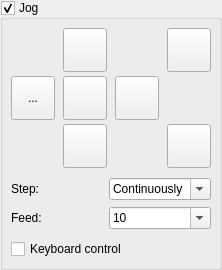
            <widget class="GroupBox" name="grpJog">
             <property name="title">
              <string>Jog</string>
             </property>
             <property name="checkable">
              <bool>true</bool>
             </property>
             <property name="overrided" stdset="0">
              <bool>false</bool>
             </property>
             <layout class="QVBoxLayout" name="verticalLayout_11">
              <property name="leftMargin">
               <number>8</number>
              </property>
              <property name="topMargin">
               <number>8</number>
              </property>
              <property name="rightMargin">
               <number>8</number>
              </property>
              <property name="bottomMargin">
               <number>8</number>
              </property>
              <item>
               <widget class="QWidget" name="widgetJog" native="true">
                <layout class="QVBoxLayout" name="verticalLayout_9">
                 <property name="spacing">
                  <number>10</number>
                 </property>
                 <property name="leftMargin">
                  <number>0</number>
                 </property>
                 <property name="topMargin">
                  <number>0</number>
                 </property>
                 <property name="rightMargin">
                  <number>0</number>
                 </property>
                 <property name="bottomMargin">
                  <number>0</number>
                 </property>
                 <item>
                  <layout class="QGridLayout" name="gridLayout_3">
                   <property name="horizontalSpacing">
                    <number>8</number>
                   </property>
                   <property name="verticalSpacing">
                    <number>4</number>
                   </property>
                   <item row="2" column="0">
                    <widget class="StyledToolButton" name="cmdXMinus">
                     <property name="sizePolicy">
                      <sizepolicy hsizetype="Fixed" vsizetype="Fixed">
                       <horstretch>0</horstretch>
                       <verstretch>0</verstretch>
                      </sizepolicy>
                     </property>
                     <property name="minimumSize">
                      <size>
                       <width>44</width>
                       <height>44</height>
                      </size>
                     </property>
                     <property name="toolTip">
                      <string>X-</string>
                     </property>
                     <property name="text">
                      <string>...</string>
                     </property>
                     <property name="icon">
                      <iconset resource="images.qrc">
                       <normaloff>:/images/1401561986_chevron-left.png</normaloff>:/images/1401561986_chevron-left.png</iconset>
                     </property>
                     <property name="iconSize">
                      <size>
                       <width>30</width>
                       <height>30</height>
                      </size>
                     </property>
                     <property name="shortcut">
                      <string>Ctrl+Left</string>
                     </property>
                    </widget>
                   </item>
                   <item row="3" column="1">
                    <layout class="QHBoxLayout" name="horizontalLayout_13">
                     <property name="spacing">
                      <number>0</number>
                     </property>
                     <item>
                      <widget class="StyledToolButton" name="cmdYMinus">
                       <property name="sizePolicy">
                        <sizepolicy hsizetype="Fixed" vsizetype="Fixed">
                         <horstretch>0</horstretch>
                         <verstretch>0</verstretch>
                        </sizepolicy>
                       </property>
                       <property name="minimumSize">
                        <size>
                         <width>44</width>
                         <height>44</height>
                        </size>
                       </property>
                       <property name="toolTip">
                        <string>Y-</string>
                       </property>
                       <property name="text">
                        <string/>
                       </property>
                       <property name="icon">
                        <iconset resource="images.qrc">
                         <normaloff>:/images/1401562173_chevron-down.png</normaloff>:/images/1401562173_chevron-down.png</iconset>
                       </property>
                       <property name="iconSize">
                        <size>
                         <width>30</width>
                         <height>30</height>
                        </size>
                       </property>
                       <property name="shortcut">
                        <string>Ctrl+Down</string>
                       </property>
                      </widget>
                     </item>
                    </layout>
                   </item>
                   <item row="2" column="2">
                    <widget class="StyledToolButton" name="cmdXPlus">
                     <property name="sizePolicy">
                      <sizepolicy hsizetype="Fixed" vsizetype="Fixed">
                       <horstretch>0</horstretch>
                       <verstretch>0</verstretch>
                      </sizepolicy>
                     </property>
                     <property name="minimumSize">
                      <size>
                       <width>44</width>
                       <height>44</height>
                      </size>
                     </property>
                     <property name="toolTip">
                      <string>X+</string>
                     </property>
                     <property name="text">
                      <string/>
                     </property>
                     <property name="icon">
                      <iconset resource="images.qrc">
                       <normaloff>:/images/1401562173_chevron-right.png</normaloff>:/images/1401562173_chevron-right.png</iconset>
                     </property>
                     <property name="iconSize">
                      <size>
                       <width>30</width>
                       <height>30</height>
                      </size>
                     </property>
                     <property name="shortcut">
                      <string>Ctrl+Right</string>
                     </property>
                    </widget>
                   </item>
                   <item row="0" column="1">
                    <layout class="QHBoxLayout" name="horizontalLayout_12">
                     <property name="spacing">
                      <number>0</number>
                     </property>
                     <item>
                      <widget class="StyledToolButton" name="cmdYPlus">
                       <property name="sizePolicy">
                        <sizepolicy hsizetype="Fixed" vsizetype="Fixed">
                         <horstretch>0</horstretch>
                         <verstretch>0</verstretch>
                        </sizepolicy>
                       </property>
                       <property name="minimumSize">
                        <size>
                         <width>44</width>
                         <height>44</height>
                        </size>
                       </property>
                       <property name="toolTip">
                        <string>Y+</string>
                       </property>
                       <property name="text">
                        <string/>
                       </property>
                       <property name="icon">
                        <iconset resource="images.qrc">
                         <normaloff>:/images/1401562173_chevron-up.png</normaloff>:/images/1401562173_chevron-up.png</iconset>
                       </property>
                       <property name="iconSize">
                        <size>
                         <width>30</width>
                         <height>30</height>
                        </size>
                       </property>
                       <property name="shortcut">
                        <string>Ctrl+Up</string>
                       </property>
                      </widget>
                     </item>
                    </layout>
                   </item>
                   <item row="0" column="3">
                    <layout class="QHBoxLayout" name="horizontalLayout_25">
                     <property name="spacing">
                      <number>0</number>
                     </property>
                     <item>
                      <spacer name="horizontalSpacer">
                       <property name="orientation">
                        <enum>Qt::Horizontal</enum>
                       </property>
                       <property name="sizeHint" stdset="0">
                        <size>
                         <width>0</width>
                         <height>20</height>
                        </size>
                       </property>
                      </spacer>
                     </item>
                     <item>
                      <widget class="StyledToolButton" name="cmdZPlus">
                       <property name="sizePolicy">
                        <sizepolicy hsizetype="Fixed" vsizetype="Fixed">
                         <horstretch>0</horstretch>
                         <verstretch>0</verstretch>
                        </sizepolicy>
                       </property>
                       <property name="minimumSize">
                        <size>
                         <width>44</width>
                         <height>44</height>
                        </size>
                       </property>
                       <property name="toolTip">
                        <string>Z+</string>
                       </property>
                       <property name="text">
                        <string/>
                       </property>
                       <property name="icon">
                        <iconset resource="images.qrc">
                         <normaloff>:/images/1401562699_icon-arrow-up-b.png</normaloff>:/images/1401562699_icon-arrow-up-b.png</iconset>
                       </property>
                       <property name="iconSize">
                        <size>
                         <width>28</width>
                         <height>28</height>
                        </size>
                       </property>
                       <property name="shortcut">
                        <string>Ctrl+PgUp</string>
                       </property>
                      </widget>
                     </item>
                    </layout>
                   </item>
                   <item row="3" column="3">
                    <layout class="QHBoxLayout" name="horizontalLayout_26">
                     <property name="spacing">
                      <number>0</number>
                     </property>
                     <item>
                      <spacer name="horizontalSpacer_2">
                       <property name="orientation">
                        <enum>Qt::Horizontal</enum>
                       </property>
                       <property name="sizeHint" stdset="0">
                        <size>
                         <width>0</width>
                         <height>20</height>
                        </size>
                       </property>
                      </spacer>
                     </item>
                     <item>
                      <widget class="StyledToolButton" name="cmdZMinus">
                       <property name="sizePolicy">
                        <sizepolicy hsizetype="Fixed" vsizetype="Fixed">
                         <horstretch>0</horstretch>
                         <verstretch>0</verstretch>
                        </sizepolicy>
                       </property>
                       <property name="minimumSize">
                        <size>
                         <width>44</width>
                         <height>44</height>
                        </size>
                       </property>
                       <property name="toolTip">
                        <string>Z-</string>
                       </property>
                       <property name="text">
                        <string/>
                       </property>
                       <property name="icon">
                        <iconset resource="images.qrc">
                         <normaloff>:/images/1401562699_icon-arrow-down-b.png</normaloff>:/images/1401562699_icon-arrow-down-b.png</iconset>
                       </property>
                       <property name="iconSize">
                        <size>
                         <width>28</width>
                         <height>28</height>
                        </size>
                       </property>
                       <property name="shortcut">
                        <string>Ctrl+PgDown</string>
                       </property>
                      </widget>
                     </item>
                    </layout>
                   </item>
                   <item row="2" column="1">
                    <layout class="QHBoxLayout" name="horizontalLayout_15">
                     <property name="spacing">
                      <number>0</number>
                     </property>
                     <item>
                      <widget class="StyledToolButton" name="cmdStop">
                       <property name="sizePolicy">
                        <sizepolicy hsizetype="Fixed" vsizetype="Fixed">
                         <horstretch>0</horstretch>
                         <verstretch>0</verstretch>
                        </sizepolicy>
                       </property>
                       <property name="minimumSize">
                        <size>
                         <width>44</width>
                         <height>44</height>
                        </size>
                       </property>
                       <property name="toolTip">
                        <string>Stop</string>
                       </property>
                       <property name="text">
                        <string/>
                       </property>
                       <property name="icon">
                        <iconset resource="images.qrc">
                         <normaloff>:/images/brake.png</normaloff>:/images/brake.png</iconset>
                       </property>
                       <property name="iconSize">
                        <size>
                         <width>30</width>
                         <height>30</height>
                        </size>
                       </property>
                       <property name="shortcut">
                        <string>Ctrl+End</string>
                       </property>
                      </widget>
                     </item>
                    </layout>
                   </item>
                  </layout>
                 </item>
                 <item>
                  <layout class="QGridLayout" name="gridLayout_8">
                   <property name="verticalSpacing">
                    <number>7</number>
                   </property>
                   <item row="0" column="1">
                    <widget class="ComboBoxKey" name="cboJogStep">
                     <property name="editable">
                      <bool>true</bool>
                     </property>
                     <property name="insertPolicy">
                      <enum>QComboBox::NoInsert</enum>
                     </property>
                     <item>
                      <property name="text">
                       <string>Continuously</string>
                      </property>
                     </item>
                     <item>
                      <property name="text">
                       <string>0.01</string>
                      </property>
                     </item>
                     <item>
                      <property name="text">
                       <string>0.1</string>
                      </property>
                     </item>
                     <item>
                      <property name="text">
                       <string>1</string>
                      </property>
                     </item>
                     <item>
                      <property name="text">
                       <string>5</string>
                      </property>
                     </item>
                     <item>
                      <property name="text">
                       <string>10</string>
                      </property>
                     </item>
                     <item>
                      <property name="text">
                       <string>100</string>
                      </property>
                     </item>
                    </widget>
                   </item>
                   <item row="0" column="0">
                    <widget class="QLabel" name="label_20">
                     <property name="text">
                      <string>Step:</string>
                     </property>
                    </widget>
                   </item>
                   <item row="1" column="0">
                    <widget class="QLabel" name="label_22">
                     <property name="text">
                      <string>Feed:</string>
                     </property>
                    </widget>
                   </item>
                   <item row="1" column="1">
                    <widget class="ComboBoxKey" name="cboJogFeed">
                     <property name="editable">
                      <bool>true</bool>
                     </property>
                     <property name="insertPolicy">
                      <enum>QComboBox::NoInsert</enum>
                     </property>
                     <item>
                      <property name="text">
                       <string>10</string>
                      </property>
                     </item>
                     <item>
                      <property name="text">
                       <string>50</string>
                      </property>
                     </item>
                     <item>
                      <property name="text">
                       <string>100</string>
                      </property>
                     </item>
                     <item>
                      <property name="text">
                       <string>500</string>
                      </property>
                     </item>
                     <item>
                      <property name="text">
                       <string>1000</string>
                      </property>
                     </item>
                     <item>
                      <property name="text">
                       <string>2000</string>
                      </property>
                     </item>
                    </widget>
                   </item>
                  </layout>
                 </item>
                 <item>
                  <widget class="QCheckBox" name="chkKeyboardControl">
                   <property name="text">
                    <string>Keyboard control</string>
                   </property>
                  </widget>
                 </item>
                </layout>
               </widget>
              </item>
             </layout>
            </widget>
